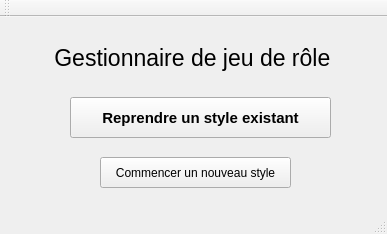
<?xml version="1.0" encoding="UTF-8"?>
<ui version="4.0">
 <class>MainWindow</class>
 <widget class="QMainWindow" name="MainWindow">
  <property name="geometry">
   <rect>
    <x>0</x>
    <y>0</y>
    <width>387</width>
    <height>234</height>
   </rect>
  </property>
  <property name="windowTitle">
   <string>MainWindow</string>
  </property>
  <widget class="QWidget" name="centralWidget">
   <widget class="QLabel" name="label">
    <property name="geometry">
     <rect>
      <x>20</x>
      <y>20</y>
      <width>351</width>
      <height>41</height>
     </rect>
    </property>
    <property name="font">
     <font>
      <family>Arial</family>
      <pointsize>17</pointsize>
      <italic>false</italic>
     </font>
    </property>
    <property name="text">
     <string>Gestionnaire de jeu de rôle </string>
    </property>
    <property name="textFormat">
     <enum>Qt::AutoText</enum>
    </property>
    <property name="scaledContents">
     <bool>true</bool>
    </property>
    <property name="alignment">
     <set>Qt::AlignCenter</set>
    </property>
   </widget>
   <widget class="QPushButton" name="New">
    <property name="geometry">
     <rect>
      <x>100</x>
      <y>140</y>
      <width>191</width>
      <height>31</height>
     </rect>
    </property>
    <property name="text">
     <string>Commencer un nouveau style</string>
    </property>
   </widget>
   <widget class="QPushButton" name="Continue">
    <property name="geometry">
     <rect>
      <x>70</x>
      <y>80</y>
      <width>261</width>
      <height>41</height>
     </rect>
    </property>
    <property name="font">
     <font>
      <family>Arial</family>
      <pointsize>11</pointsize>
      <weight>75</weight>
      <bold>true</bold>
     </font>
    </property>
    <property name="text">
     <string>Reprendre un style existant</string>
    </property>
   </widget>
  </widget>
  <widget class="QMenuBar" name="menuBar">
   <property name="geometry">
    <rect>
     <x>0</x>
     <y>0</y>
     <width>387</width>
     <height>21</height>
    </rect>
   </property>
  </widget>
  <widget class="QToolBar" name="mainToolBar">
   <attribute name="toolBarArea">
    <enum>TopToolBarArea</enum>
   </attribute>
   <attribute name="toolBarBreak">
    <bool>false</bool>
   </attribute>
  </widget>
  <widget class="QStatusBar" name="statusBar"/>
 </widget>
 <layoutdefault spacing="6" margin="11"/>
 <resources/>
 <connections/>
</ui>
